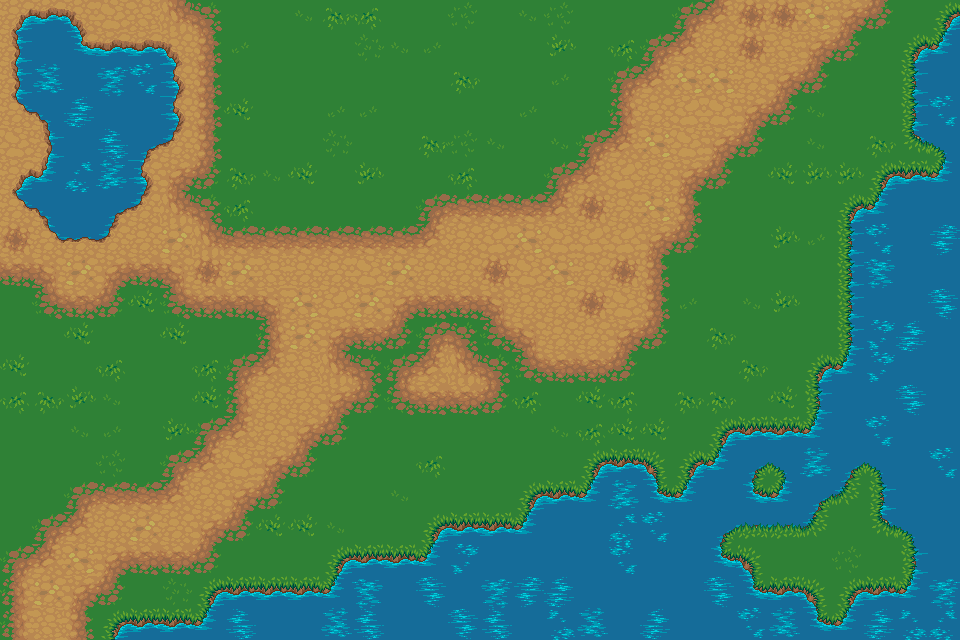

Below is a game level as drawn by its tile map, then a one-line description and the .tmx file that defines it, in full:
An orthogonal 30x20 tile map with 32x32 px tiles, 1 tile layer (ground-lay).

<map version="1.10" tiledversion="1.11.0" orientation="orthogonal" renderorder="right-down" width="30" height="20" tilewidth="32" tileheight="32" infinite="0" nextlayerid="2" nextobjectid="1">
 <tileset firstgid="1" source="ground.tsx" />
 <layer id="1" name="ground-lay" width="30" height="20">
  <data encoding="csv">
80,81,82,8,4,11,16,29,26,38,34,35,31,26,37,31,38,37,26,26,22,14,13,9,9,6,10,21,26,68,
83,44,78,81,81,82,18,39,22,22,23,36,38,39,25,25,25,32,30,35,14,13,1,9,4,10,21,29,68,67,
83,63,43,61,59,84,18,30,29,26,29,29,27,28,34,23,28,39,25,14,13,6,6,2,10,21,31,29,71,40,
85,77,55,49,47,84,18,33,24,29,39,39,31,27,29,30,39,27,31,17,3,7,8,10,21,38,25,26,71,59,
8,83,47,54,76,87,18,25,28,31,36,22,29,34,37,38,25,38,14,13,6,8,10,21,25,38,28,34,73,65,
80,79,57,62,84,10,21,34,38,33,29,32,26,30,35,25,22,14,13,7,2,10,21,30,33,32,32,68,69,67,
85,77,49,76,87,11,16,35,23,24,23,25,22,14,15,15,15,13,9,2,6,18,24,25,24,24,68,67,44,42,
9,85,86,87,3,5,11,15,15,15,15,15,15,13,2,7,6,8,7,7,10,21,29,30,32,39,71,59,48,52,
20,12,5,10,20,12,9,5,4,2,3,8,5,3,1,9,8,6,3,9,18,23,28,22,30,29,71,60,49,41,
22,19,20,21,33,19,20,20,12,6,7,5,10,20,20,12,2,2,9,8,18,39,22,38,32,30,71,51,40,53,
25,30,33,29,26,33,22,29,17,5,10,20,21,14,16,19,12,1,3,10,21,25,34,31,30,28,71,58,55,40,
33,23,29,35,24,31,35,14,13,4,11,16,14,13,11,16,19,20,20,21,24,25,25,34,29,68,67,58,41,51,
35,34,32,38,25,26,33,17,2,1,10,21,19,20,20,21,35,30,33,35,26,34,34,30,33,71,42,46,53,41,
27,23,38,39,29,32,14,13,2,10,21,30,23,27,24,29,29,38,35,33,33,22,68,69,69,67,49,59,40,45,
23,27,28,37,30,14,13,8,10,21,31,22,30,35,22,29,25,22,68,69,70,68,67,64,65,62,64,65,42,59,
30,22,14,15,15,13,3,10,21,28,31,28,38,26,31,26,68,69,67,62,66,67,51,66,67,64,75,71,46,50,
24,14,13,1,5,2,10,21,33,33,38,31,28,68,69,69,67,50,51,57,59,51,64,74,74,75,30,73,65,43,
14,13,6,10,20,20,21,31,29,27,68,69,69,67,58,42,49,44,47,59,43,46,66,70,27,23,37,22,71,48,
17,5,10,21,22,36,68,69,69,69,67,60,45,53,47,61,52,55,50,44,41,40,53,66,69,70,68,69,67,61,
17,4,18,68,69,69,67,54,49,45,63,54,50,46,53,54,51,56,63,49,55,48,40,59,63,66,67,55,56,57
</data>
 </layer>
</map>